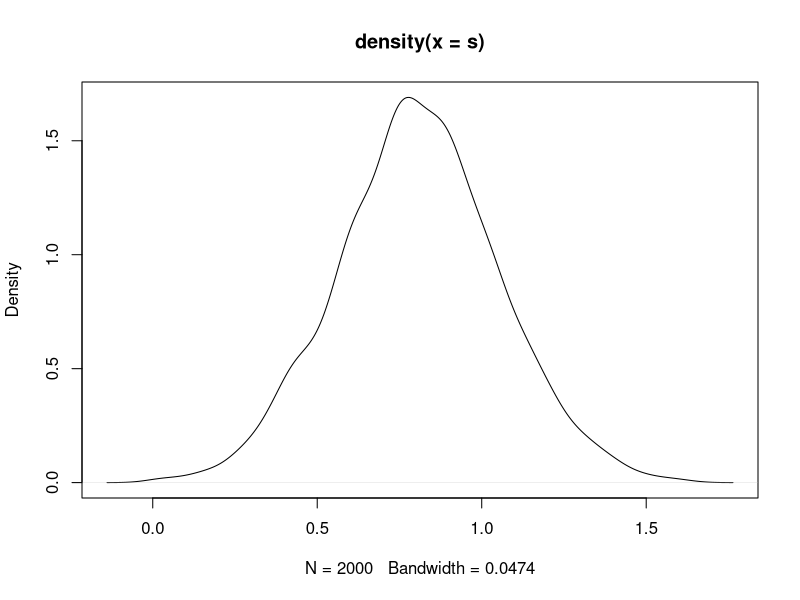
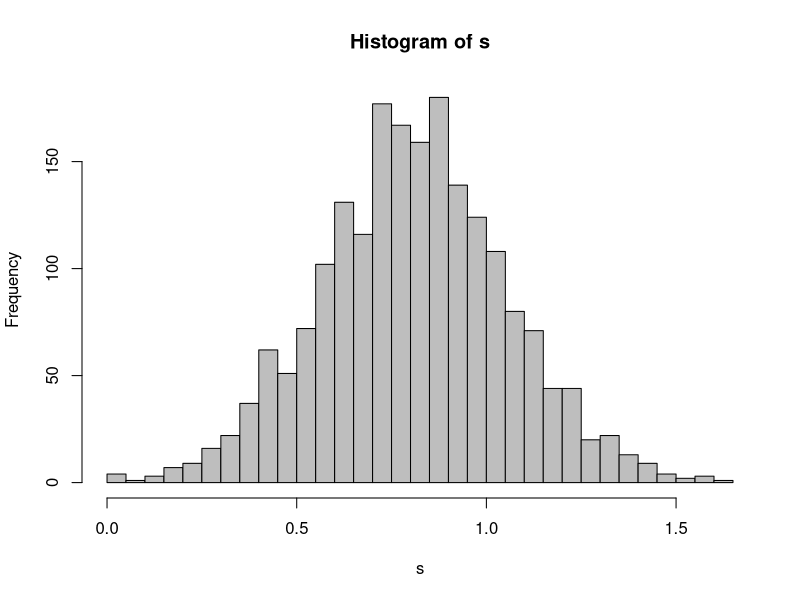

R code for these plots, in order:
# test de simulation pour comprendre p-value avec H0 en hypothèse nulle
#mu1=mu2=8.1; sigma=3.2; n1=400; n2=300 # H0
mu1=8.1; mu2=1.1*mu1; sigma=3.2; n1=400; n2=300 # H1

set.seed(123)
nrep=2000 # 2000 tirages
s=rep(NA,nrep)
for (rep in 1:nrep) {

  x1=rnorm(n1,mu1,sigma)
  x2=rnorm(n2,mu2,sigma)
  s[rep]=abs(mean(x1)-mean(x2))
}

plot(density(s))
hist(s,col="grey",nc=30)

thres=quantile(s,prob=0.95) # seuil

pv.emp=mean(s>0.5)
pv.emp # p-value


p=0.12
n=40

set.seed(12)
x=sample(0:1,replace=TRUE,size=n,prob=c(1-p,p)) # ici jeu de données simulée
# que l'on aura en réel dans les embolies


p.hat=mean(x) # proba estimée

# loi pour faire les IC dans les graphiques
qbinom(c(0.5,0.05,0.95),size =n,prob=p.hat)/length(x)
qnorm(c(0.5,0.05,0.95),mean=p.hat,sd=sqrt(p.hat*(1-p.hat)/length(x)))

x=rexp(n,rate =1/0.05)

mu.hat=mean(x)
sd.hat=sd(x)

qnorm(c(0.5,0.05,0.95),mean=mu.hat,sd=sd.hat/sqrt(length(x)))


